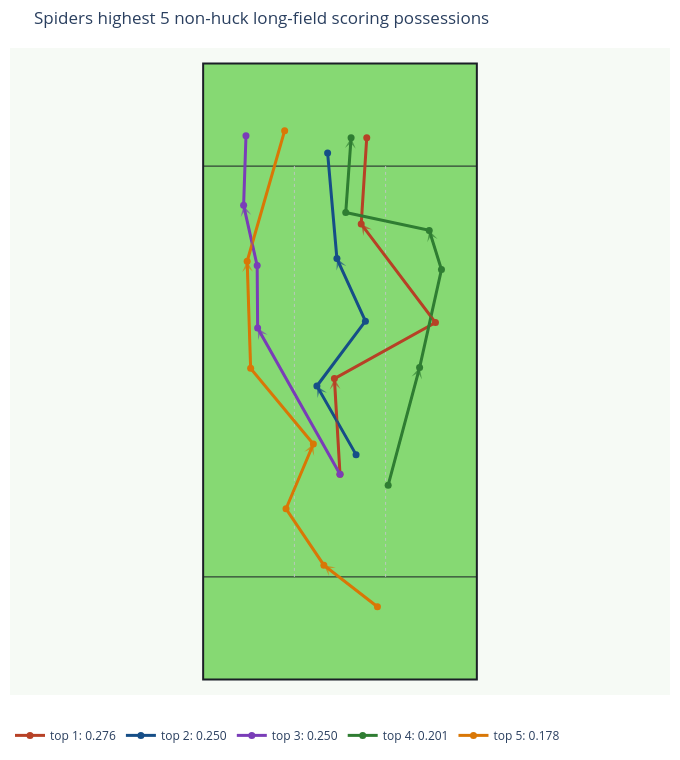

The code cell stored with this chart in its notebook:
### Markdown cell above
## Overlay Highest Possessions

### Code cell
highest_lookup = {path['possession_id'].iloc[0]: path for path in highest_paths}
highest_labeled_paths = {
    f'top {rank + 1}: {row[METRIC]:.3f}': highest_lookup[row['possession_id']]
    for rank, (_, row) in enumerate(highest_possessions.iterrows())
    if row['possession_id'] in highest_lookup
}

if highest_labeled_paths:
    fig = plot_representative_paths(
        highest_labeled_paths,
        title=f'{TEAM_ID.title()} highest {len(highest_labeled_paths)} non-huck long-field scoring possessions',
    )
    fig.show()

### Figure 1 — Plotly figure (JSON) as saved in the notebook; plotly's stock layout.template omitted (floating-point values rounded to 4 significant figures)
{"data": [{"hovertemplate": "top 1: 0.276<br>%{text}<extra></extra>", "line": {"color": "#b74126", "width": 3}, "marker": {"color": "#b74126", "size": 7}, "mode": "lines+markers", "name": "top 1: 0.276", "text": ["Start", "Throw 1<br>cboydflie -> wfrankenb<br>aEC: 0.193<br>CP: 95.9%<br>Distance: 18.7", "Throw 2<br>wfrankenb -> dclyburn<br>aEC: 0.092<br>CP: 95.9%<br>Distance: 22.5", "Throw 3<br>dclyburn -> dwhited<br>aEC: 0.329<br>CP: 90.6%<br>Distance: 24.0", "Throw 4<br>dwhited -> lgordon<br>aEC: 0.489<br>CP: 94.4%<br>Distance: 16.9"], "type": "scatter", "x": [0.0, -1.09, 18.59, 4.13, 5.21], "y": [40.0, 58.62, 69.54, 88.72, 105.5]}, {"hovertemplate": "top 2: 0.250<br>%{text}<extra></extra>", "line": {"color": "#164e87", "width": 3}, "marker": {"color": "#164e87", "size": 7}, "mode": "lines+markers", "name": "top 2: 0.250", "text": ["Start", "Throw 1<br>wfrankenb -> dclyburn<br>aEC: 0.179<br>CP: 97.1%<br>Distance: 15.4", "Throw 2<br>dclyburn -> jvallee<br>aEC: 0.186<br>CP: 96.6%<br>Distance: 15.8", "Throw 3<br>jvallee -> dclyburn<br>aEC: 0.179<br>CP: 96.9%<br>Distance: 13.4", "Throw 4<br>dclyburn -> dwhited<br>aEC: 0.457<br>CP: 93.0%<br>Distance: 20.6"], "type": "scatter", "x": [3.13, -4.5, 4.95, -0.6, -2.41], "y": [43.81, 57.18, 69.81, 82.0, 102.5]}, {"hovertemplate": "top 3: 0.250<br>%{text}<extra></extra>", "line": {"color": "#7a3db8", "width": 3}, "marker": {"color": "#7a3db8", "size": 7}, "mode": "lines+markers", "name": "top 3: 0.250", "text": ["Start", "Throw 1<br>aorme -> wfrankenb<br>aEC: 0.347<br>CP: 88.5%<br>Distance: 32.7", "Throw 2<br>wfrankenb -> tgoss<br>aEC: 0.177<br>CP: 97.0%<br>Distance: 12.2", "Throw 3<br>tgoss -> wfrankenb<br>aEC: 0.144<br>CP: 97.1%<br>Distance: 12.0", "Throw 4<br>wfrankenb -> ichang<br>aEC: 0.332<br>CP: 95.7%<br>Distance: 13.5"], "type": "scatter", "x": [0.0, -16.04, -16.13, -18.77, -18.31], "y": [40.0, 68.45, 80.63, 92.36, 105.9]}, {"hovertemplate": "top 4: 0.201<br>%{text}<extra></extra>", "line": {"color": "#2f7d32", "width": 3}, "marker": {"color": "#2f7d32", "size": 7}, "mode": "lines+markers", "name": "top 4: 0.201", "text": ["Start", "Throw 1<br>lgordon -> dclyburn<br>aEC: 0.255<br>CP: 93.6%<br>Distance: 23.7", "Throw 2<br>dclyburn -> wfrankenb<br>aEC: 0.241<br>CP: 95.3%<br>Distance: 19.6", "Throw 3<br>wfrankenb -> smccall1<br>aEC: 0.123<br>CP: 97.9%<br>Distance: 8.0", "Throw 4<br>smccall1 -> arees<br>aEC: 0.068<br>CP: 95.0%<br>Distance: 16.6", "Throw 5<br>arees -> radkins<br>aEC: 0.317<br>CP: 95.4%<br>Distance: 14.6"], "type": "scatter", "x": [9.38, 15.5, 19.76, 17.38, 1.12, 2.16], "y": [37.87, 60.77, 79.87, 87.48, 90.96, 105.5]}, {"hovertemplate": "top 5: 0.178<br>%{text}<extra></extra>", "line": {"color": "#d97706", "width": 3}, "marker": {"color": "#d97706", "size": 7}, "mode": "lines+markers", "name": "top 5: 0.178", "text": ["Start", "Throw 1<br>mawais -> dritthale<br>aEC: 0.059<br>CP: 98.5%<br>Distance: 13.2", "Throw 2<br>dritthale -> cboydflie<br>aEC: 0.082<br>CP: 98.1%<br>Distance: 13.2", "Throw 3<br>cboydflie -> arees<br>aEC: 0.129<br>CP: 97.5%<br>Distance: 13.7", "Throw 4<br>arees -> dwhited<br>aEC: 0.134<br>CP: 96.5%<br>Distance: 19.1", "Throw 5<br>dwhited -> lgordon<br>aEC: 0.261<br>CP: 94.1%<br>Distance: 20.9", "Throw 6<br>lgordon -> mawais<br>aEC: 0.405<br>CP: 86.0%<br>Distance: 26.5"], "type": "scatter", "x": [7.29, -3.14, -10.51, -5.19, -17.4, -18.08, -10.78], "y": [14.18, 22.29, 33.27, 45.88, 60.61, 81.47, 106.9]}], "layout": {"annotations": [{"arrowcolor": "#b74126", "arrowhead": 3, "arrowsize": 1, "arrowwidth": 1.8, "ax": 0, "axref": "x", "ay": 40, "ayref": "y", "opacity": 0.65, "showarrow": true, "x": -1.09, "xref": "x", "y": 58.62, "yref": "y"}, {"arrowcolor": "#b74126", "arrowhead": 3, "arrowsize": 1, "arrowwidth": 1.8, "ax": 18.59, "axref": "x", "ay": 69.54, "ayref": "y", "opacity": 0.65, "showarrow": true, "x": 4.13, "xref": "x", "y": 88.72, "yref": "y"}, {"arrowcolor": "#164e87", "arrowhead": 3, "arrowsize": 1, "arrowwidth": 1.8, "ax": 3.13, "axref": "x", "ay": 43.81, "ayref": "y", "opacity": 0.65, "showarrow": true, "x": -4.5, "xref": "x", "y": 57.18, "yref": "y"}, {"arrowcolor": "#164e87", "arrowhead": 3, "arrowsize": 1, "arrowwidth": 1.8, "ax": 4.95, "axref": "x", "ay": 69.81, "ayref": "y", "opacity": 0.65, "showarrow": true, "x": -0.6, "xref": "x", "y": 82, "yref": "y"}, {"arrowcolor": "#7a3db8", "arrowhead": 3, "arrowsize": 1, "arrowwidth": 1.8, "ax": 0, "axref": "x", "ay": 40, "ayref": "y", "opacity": 0.65, "showarrow": true, "x": -16.04, "xref": "x", "y": 68.45, "yref": "y"}, {"arrowcolor": "#7a3db8", "arrowhead": 3, "arrowsize": 1, "arrowwidth": 1.8, "ax": -16.13, "axref": "x", "ay": 80.63, "ayref": "y", "opacity": 0.65, "showarrow": true, "x": -18.77, "xref": "x", "y": 92.36, "yref": "y"}, {"arrowcolor": "#2f7d32", "arrowhead": 3, "arrowsize": 1, "arrowwidth": 1.8, "ax": 9.38, "axref": "x", "ay": 37.87, "ayref": "y", "opacity": 0.65, "showarrow": true, "x": 15.5, "xref": "x", "y": 60.77, "yref": "y"}, {"arrowcolor": "#2f7d32", "arrowhead": 3, "arrowsize": 1, "arrowwidth": 1.8, "ax": 19.76, "axref": "x", "ay": 79.87, "ayref": "y", "opacity": 0.65, "showarrow": true, "x": 17.38, "xref": "x", "y": 87.48, "yref": "y"}, {"arrowcolor": "#2f7d32", "arrowhead": 3, "arrowsize": 1, "arrowwidth": 1.8, "ax": 1.12, "axref": "x", "ay": 90.96, "ayref": "y", "opacity": 0.65, "showarrow": true, "x": 2.16, "xref": "x", "y": 105.5, "yref": "y"}, {"arrowcolor": "#d97706", "arrowhead": 3, "arrowsize": 1, "arrowwidth": 1.8, "ax": 7.29, "axref": "x", "ay": 14.18, "ayref": "y", "opacity": 0.65, "showarrow": true, "x": -3.14, "xref": "x", "y": 22.29, "yref": "y"}, {"arrowcolor": "#d97706", "arrowhead": 3, "arrowsize": 1, "arrowwidth": 1.8, "ax": -10.51, "axref": "x", "ay": 33.27, "ayref": "y", "opacity": 0.65, "showarrow": true, "x": -5.19, "xref": "x", "y": 45.88, "yref": "y"}, {"arrowcolor": "#d97706", "arrowhead": 3, "arrowsize": 1, "arrowwidth": 1.8, "ax": -17.4, "axref": "x", "ay": 60.61, "ayref": "y", "opacity": 0.65, "showarrow": true, "x": -18.08, "xref": "x", "y": 81.47, "yref": "y"}], "height": 760, "legend": {"orientation": "h", "y": -0.04}, "margin": {"b": 10, "l": 10, "r": 10, "t": 48}, "paper_bgcolor": "#ffffff", "plot_bgcolor": "#f6faf5", "shapes": [{"fillcolor": "#86d973", "layer": "below", "line": {"color": "#1B1E26", "width": 2}, "type": "rect", "x0": -26.65, "x1": 26.65, "y0": 0, "y1": 120}, {"layer": "below", "line": {"color": "#1B1E26", "width": 1}, "type": "line", "x0": -26.65, "x1": 26.65, "y0": 20, "y1": 20}, {"layer": "below", "line": {"color": "#1B1E26", "width": 1}, "type": "line", "x0": -26.65, "x1": 26.65, "y0": 100, "y1": 100}, {"layer": "below", "line": {"color": "#b9c8bb", "dash": "dot", "width": 1}, "type": "line", "x0": -8.88, "x1": -8.88, "y0": 20, "y1": 100}, {"layer": "below", "line": {"color": "#b9c8bb", "dash": "dot", "width": 1}, "type": "line", "x0": 8.88, "x1": 8.88, "y0": 20, "y1": 100}], "title": {"text": "Spiders highest 5 non-huck long-field scoring possessions"}, "width": 680, "xaxis": {"range": [-31.65, 31.65], "scaleanchor": "y", "scaleratio": 1, "showgrid": false, "visible": false, "zeroline": false}, "yaxis": {"range": [-3, 123], "showgrid": false, "visible": false, "zeroline": false}}}
